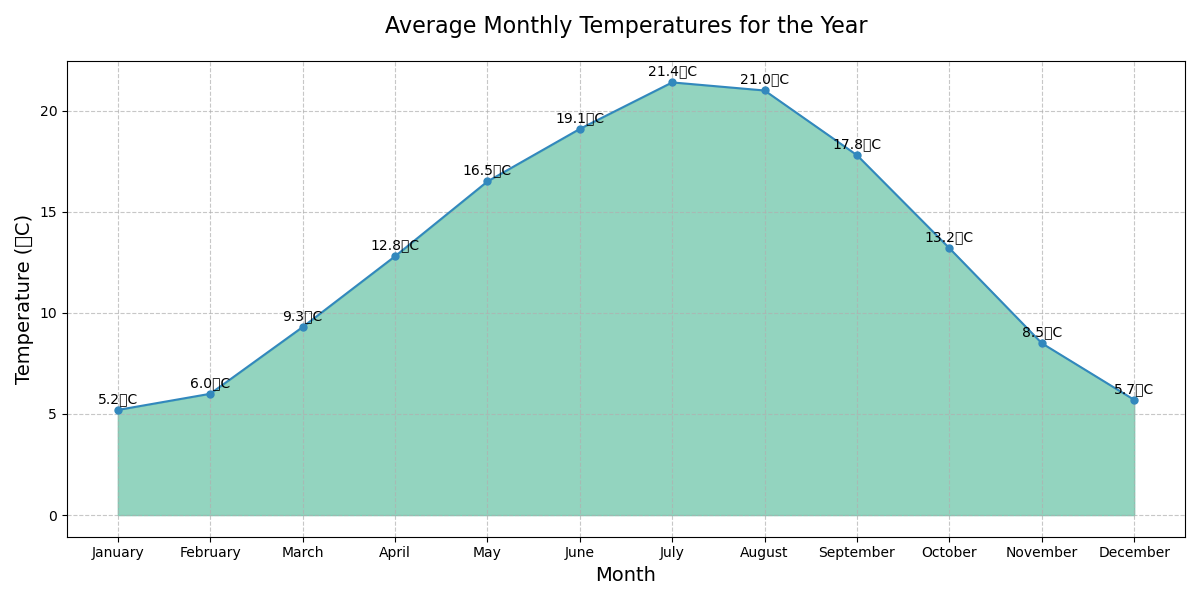

Recreate this plot in Python.

import matplotlib.pyplot as plt
import pandas as pd

# Data
data = {
    'Month': ['January', 'February', 'March', 'April', 'May', 'June', 'July', 'August', 'September', 'October', 'November', 'December'],
    'Temperature': [5.2, 6.0, 9.3, 12.8, 16.5, 19.1, 21.4, 21.0, 17.8, 13.2, 8.5, 5.7]
}

df = pd.DataFrame(data)

# Plotting
plt.figure(figsize=(12, 6))
plt.fill_between(df['Month'], df['Temperature'], color='#66c2a5', alpha=0.7)
plt.plot(df['Month'], df['Temperature'], color='#3288bd', marker='o', markersize=5)

# Titles and labels
plt.title('Average Monthly Temperatures for the Year', fontsize=16, pad=20)
plt.xlabel('Month', fontsize=14)
plt.ylabel('Temperature (°C)', fontsize=14)

# Annotations
for i, txt in enumerate(df['Temperature']):
    plt.annotate(f"{txt}°C", (df['Month'][i], df['Temperature'][i]), textcoords="offset points", xytext=(0,5), ha='center')

plt.grid(True, linestyle='--', alpha=0.7)
plt.tight_layout()
plt.savefig("average_monthly_temperatures.png")
plt.show()
